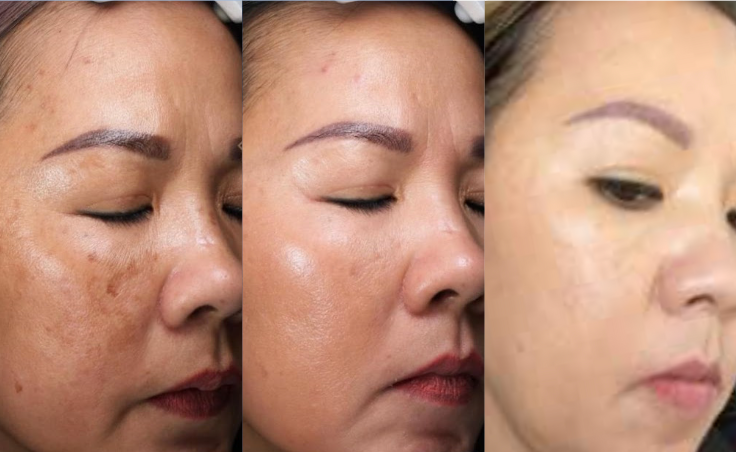
#> input picture images/Annie.png, 736 x 452 px
$ python -i illumination.py   (imports and definitions only)
#> lines starting #> are read from the running program, lines starting #| are printed output that depends on the picture
"""Deterministic illumination normalization utilities."""

from __future__ import annotations

import cv2
import numpy as np
try:
    from scipy import ndimage as ndi
except Exception:  # pragma: no cover - optional fallback at runtime
    ndi = None


def homomorphic_filter(gray: np.ndarray, sigma: float = 20.0) -> np.ndarray:
    """Apply homomorphic filtering to reduce multiplicative illumination effects."""
    f = gray.astype(np.float32) + 1.0
    log_i = np.log(f)
    if ndi is None:
        low = cv2.GaussianBlur(log_i, (0, 0), sigmaX=sigma, sigmaY=sigma)
    else:
        low = ndi.gaussian_filter(log_i, sigma=sigma)
    high = log_i - low
    out = np.exp(high)
    out = cv2.normalize(out, None, 0, 255, cv2.NORM_MINMAX)
    return out.astype(np.uint8)


def retinex_single_scale(gray: np.ndarray, sigma: float = 30.0) -> np.ndarray:
    """Simple single-scale Retinex normalization."""
    src = gray.astype(np.float32) + 1.0
    if ndi is None:
        blur = cv2.GaussianBlur(src, (0, 0), sigmaX=sigma, sigmaY=sigma) + 1.0
    else:
        blur = ndi.gaussian_filter(src, sigma=sigma) + 1.0
    ret = np.log(src) - np.log(blur)
    ret = cv2.normalize(ret, None, 0, 255, cv2.NORM_MINMAX)
    return ret.astype(np.uint8)


def shading_correction(gray: np.ndarray, kernel_size: int = 41) -> tuple[np.ndarray, np.ndarray]:
    """Estimate background illumination and return shading-corrected image."""
    background = cv2.GaussianBlur(gray, (kernel_size, kernel_size), 0)
    corrected = cv2.subtract(gray, background)
    corrected = cv2.normalize(corrected, None, 0, 255, cv2.NORM_MINMAX)
    return corrected.astype(np.uint8), background.astype(np.uint8)

>>> import cv2
>>> picture = cv2.imread('../../images/Annie.png', cv2.IMREAD_GRAYSCALE)
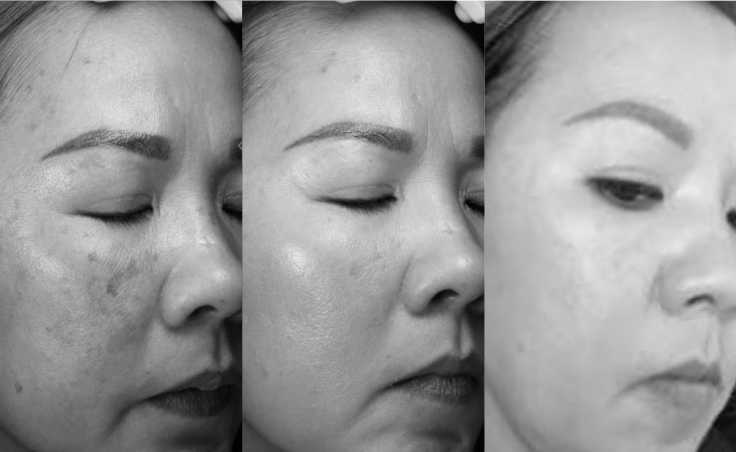
#> picture: shape (452, 736); min 0, max 242, mean 152.6
>>> result = homomorphic_filter(picture)
#> in homomorphic_filter, `log_i = np.log(f)`:
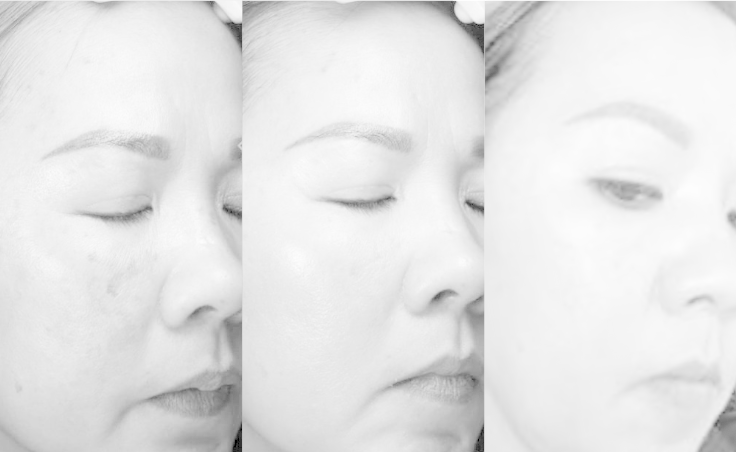
#> log_i: shape (452, 736) float32; min 0, max 5.49, mean 4.95; drawn with min black and max white
#> in homomorphic_filter, `low = ndi.gaussian_filter(log_i, sigma=sigma)`:
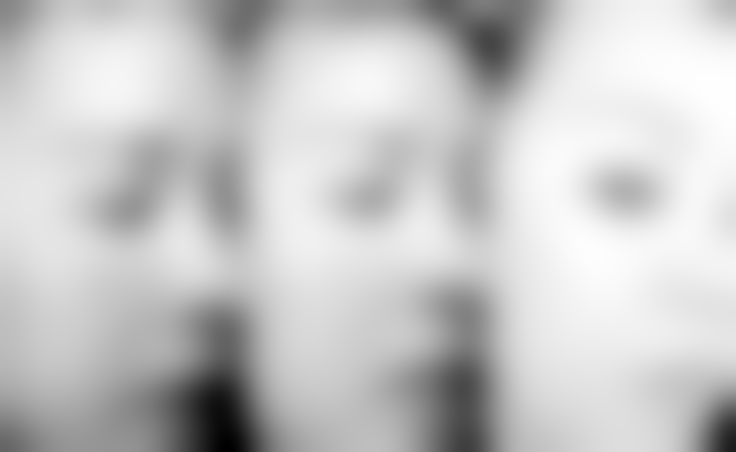
#> low: shape (452, 736) float32; min 3.46, max 5.37, mean 4.95; drawn with min black and max white
#> in homomorphic_filter, `high = log_i - low`:
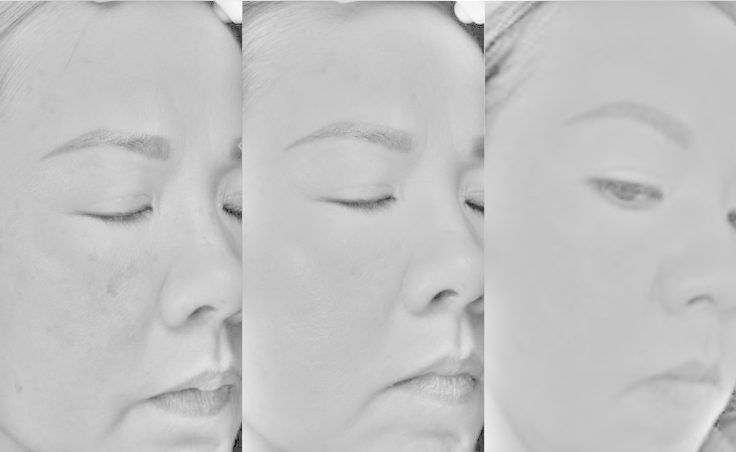
#> high: shape (452, 736) float32; min -4.06, max 1.21, mean -6.42e-10; drawn with min black and max white
#> in homomorphic_filter, `out = np.exp(high)`:
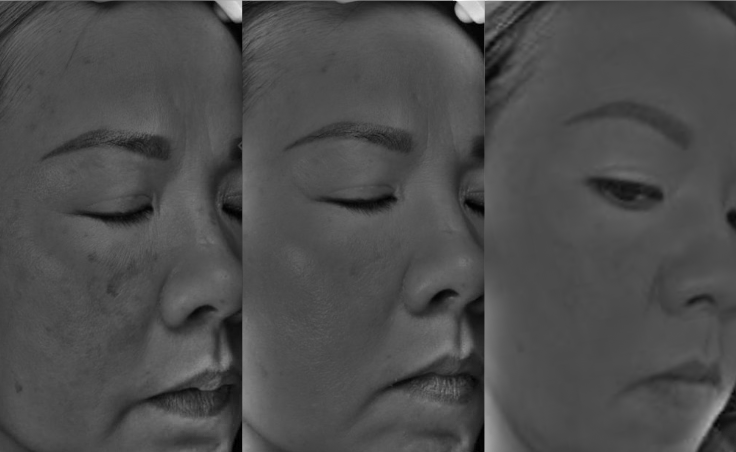
#> out: shape (452, 736) float32; min 0.0172, max 3.36, mean 1.03; drawn with min black and max white

$ run again, on images/Bella.png
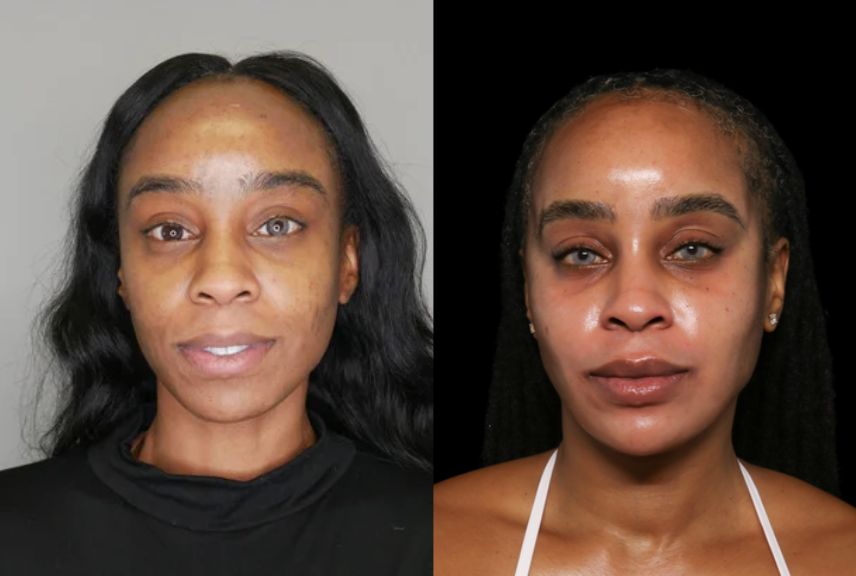
#> input picture images/Bella.png, 856 x 576 px
#> in homomorphic_filter, `high = log_i - low`:
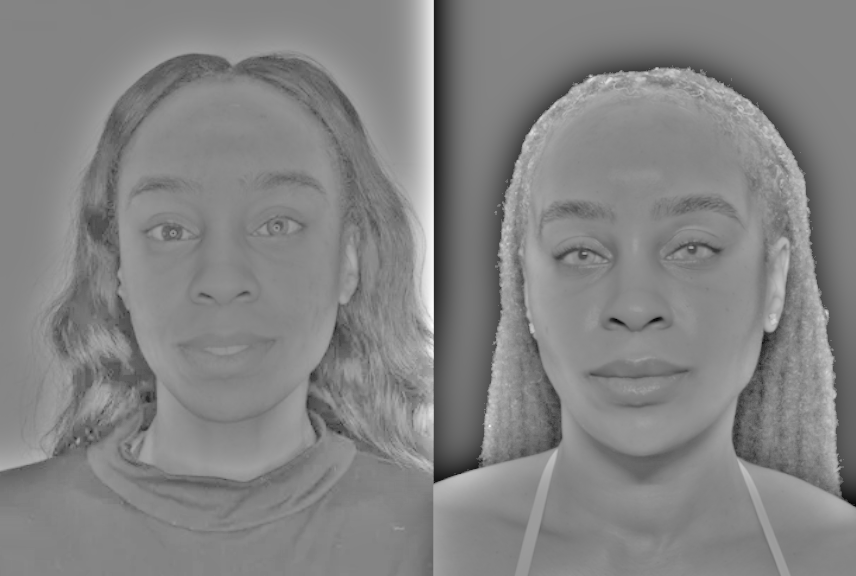
#> high: shape (576, 856) float32; min -3.22, max 2.99, mean 2.48e-10; drawn with min black and max white
#> in homomorphic_filter, `out = np.exp(high)`:
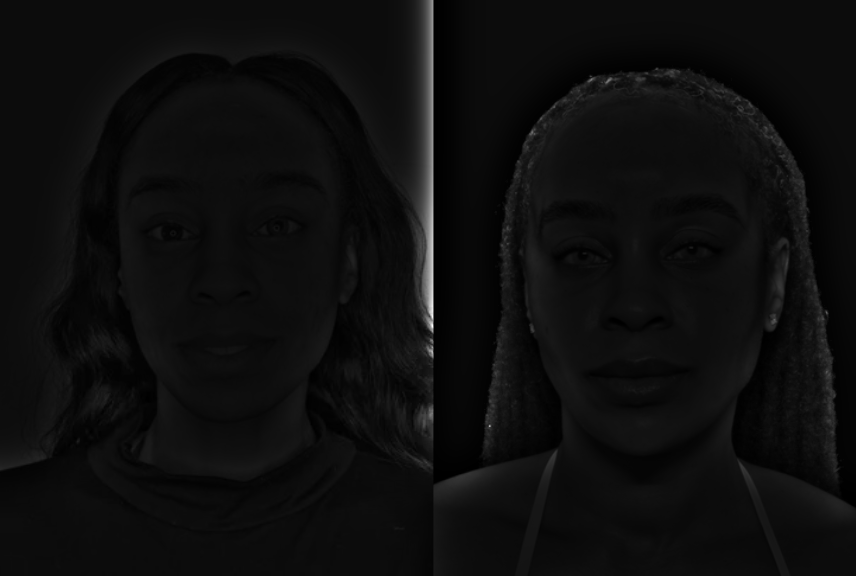
#> out: shape (576, 856) float32; min 0.0401, max 19.95, mean 1.15; drawn with min black and max white

$ run again, on images/Gwen.png
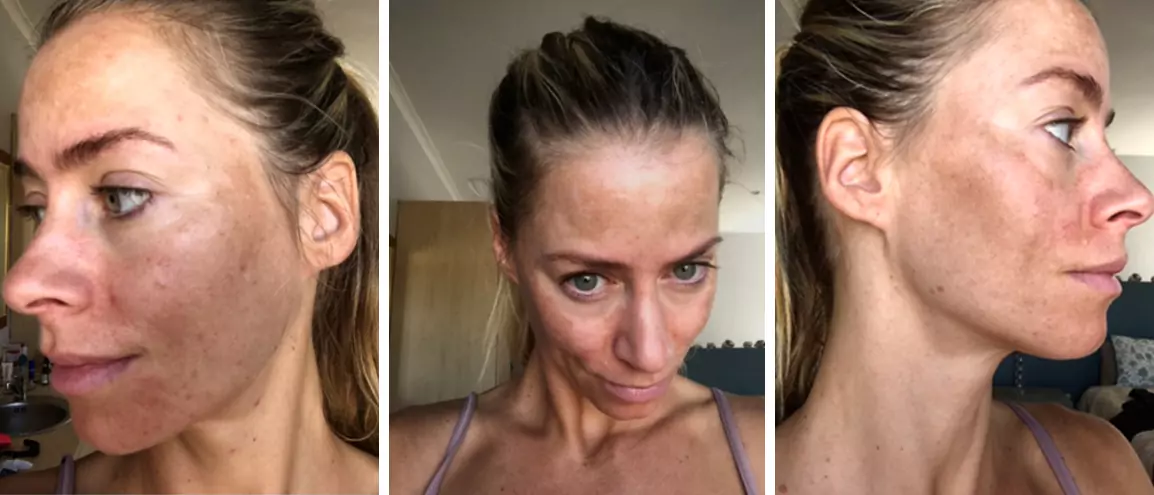
#> input picture images/Gwen.png, 1154 x 495 px
#> in homomorphic_filter, `high = log_i - low`:
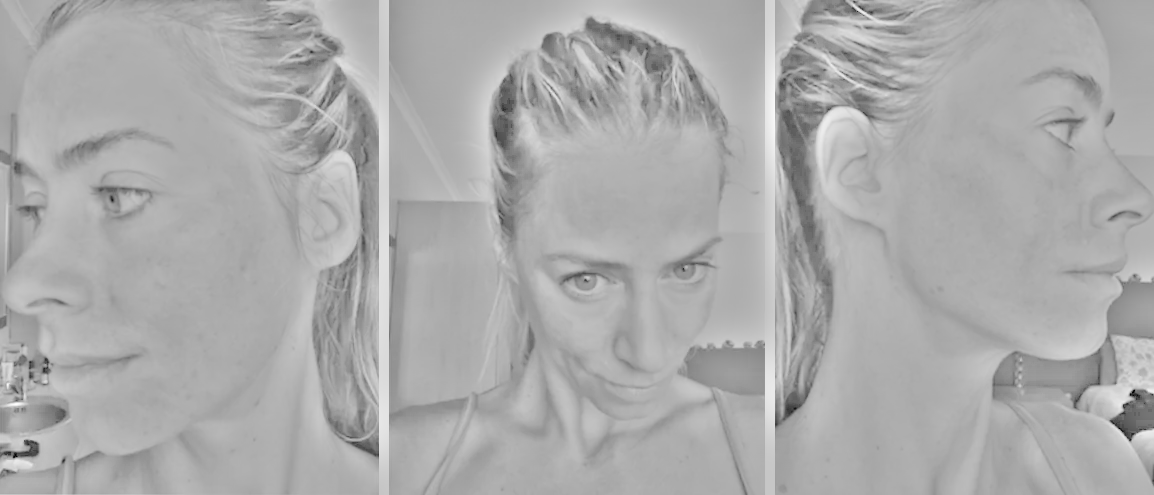
#> high: shape (495, 1154) float32; min -3.52, max 1.7, mean -3.34e-10; drawn with min black and max white
#> in homomorphic_filter, `out = np.exp(high)`:
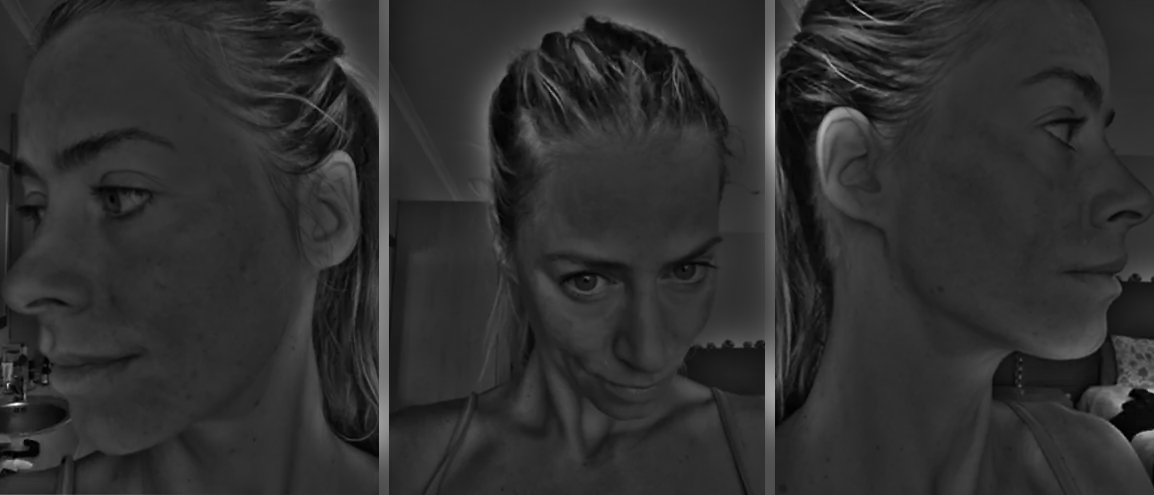
#> out: shape (495, 1154) float32; min 0.0296, max 5.49, mean 1.06; drawn with min black and max white

$ run again, on images/Mena.png
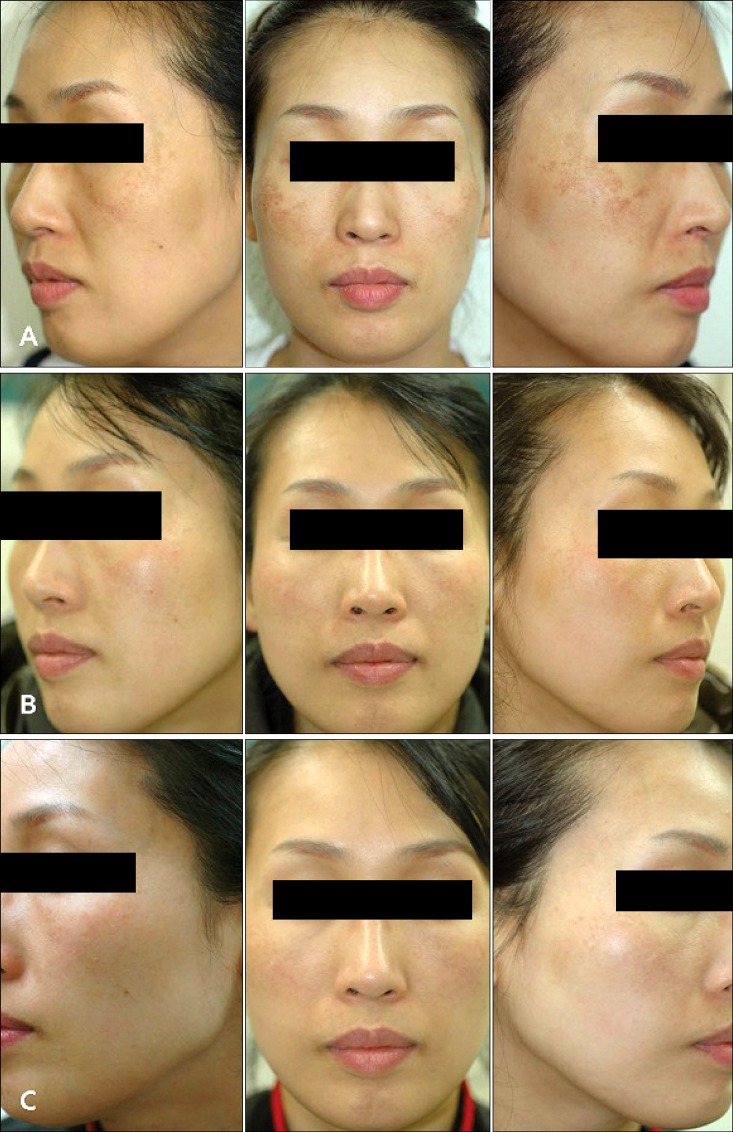
#> input picture images/Mena.png, 733 x 1132 px
#> in homomorphic_filter, `high = log_i - low`:
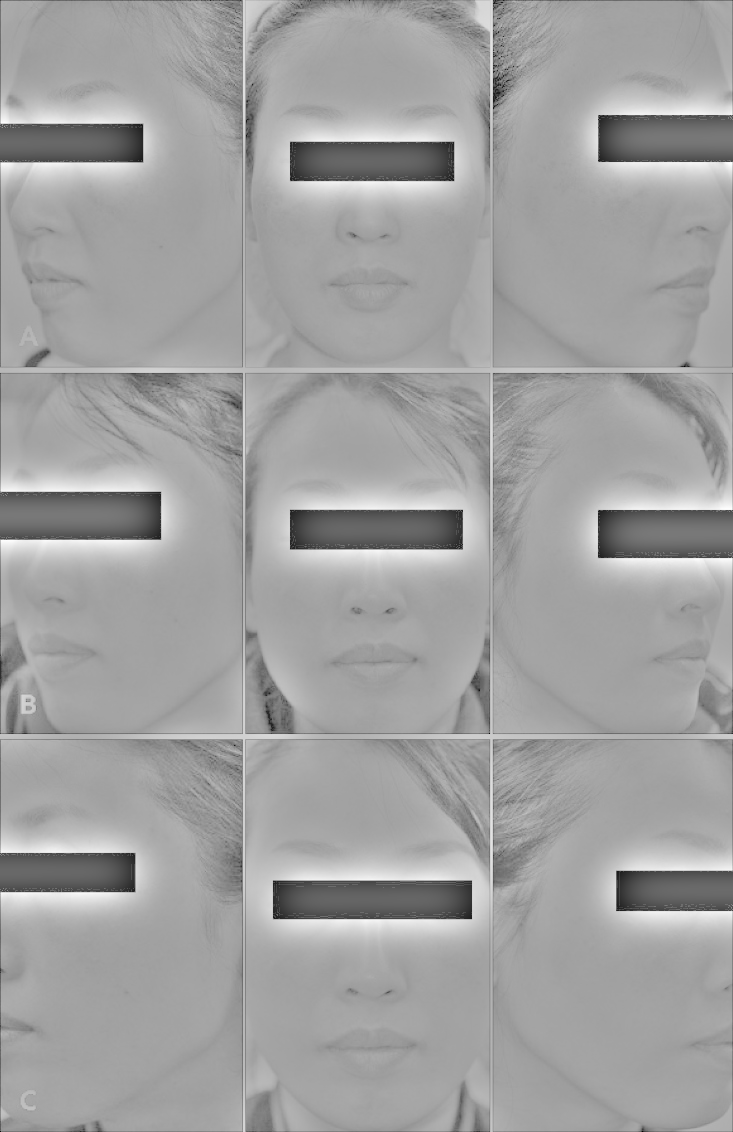
#> high: shape (1132, 733) float32; min -4.78, max 2.77, mean 6.62e-10; drawn with min black and max white
#> in homomorphic_filter, `out = np.exp(high)`:
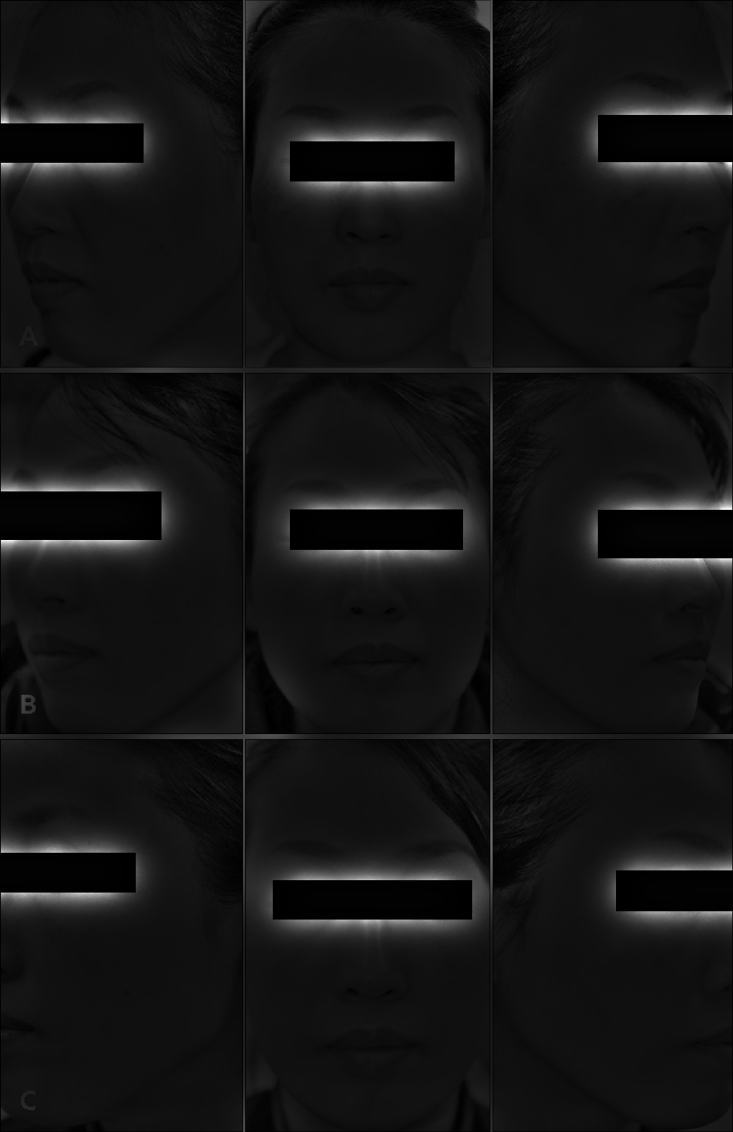
#> out: shape (1132, 733) float32; min 0.00836, max 15.89, mean 1.31; drawn with min black and max white
